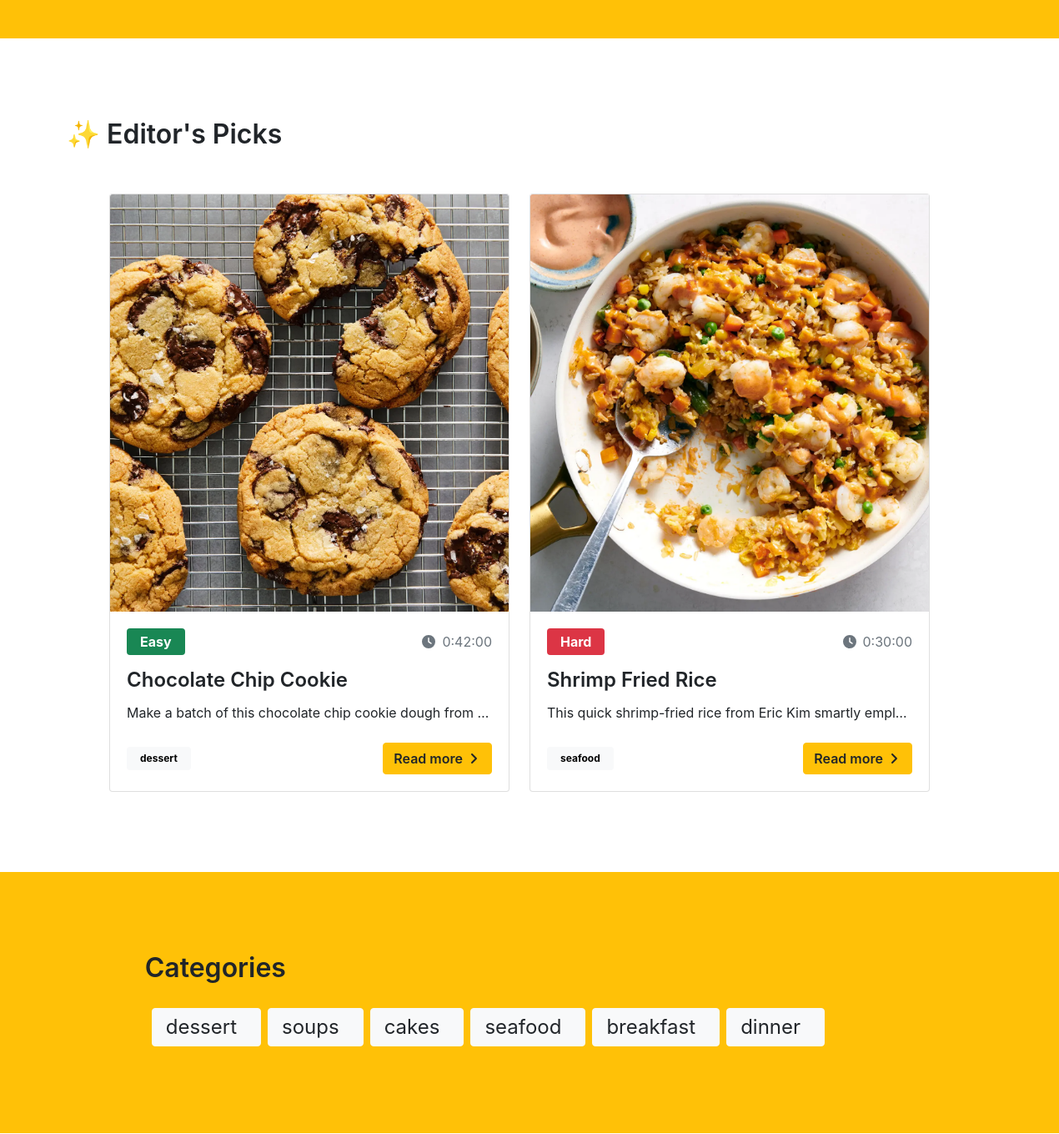
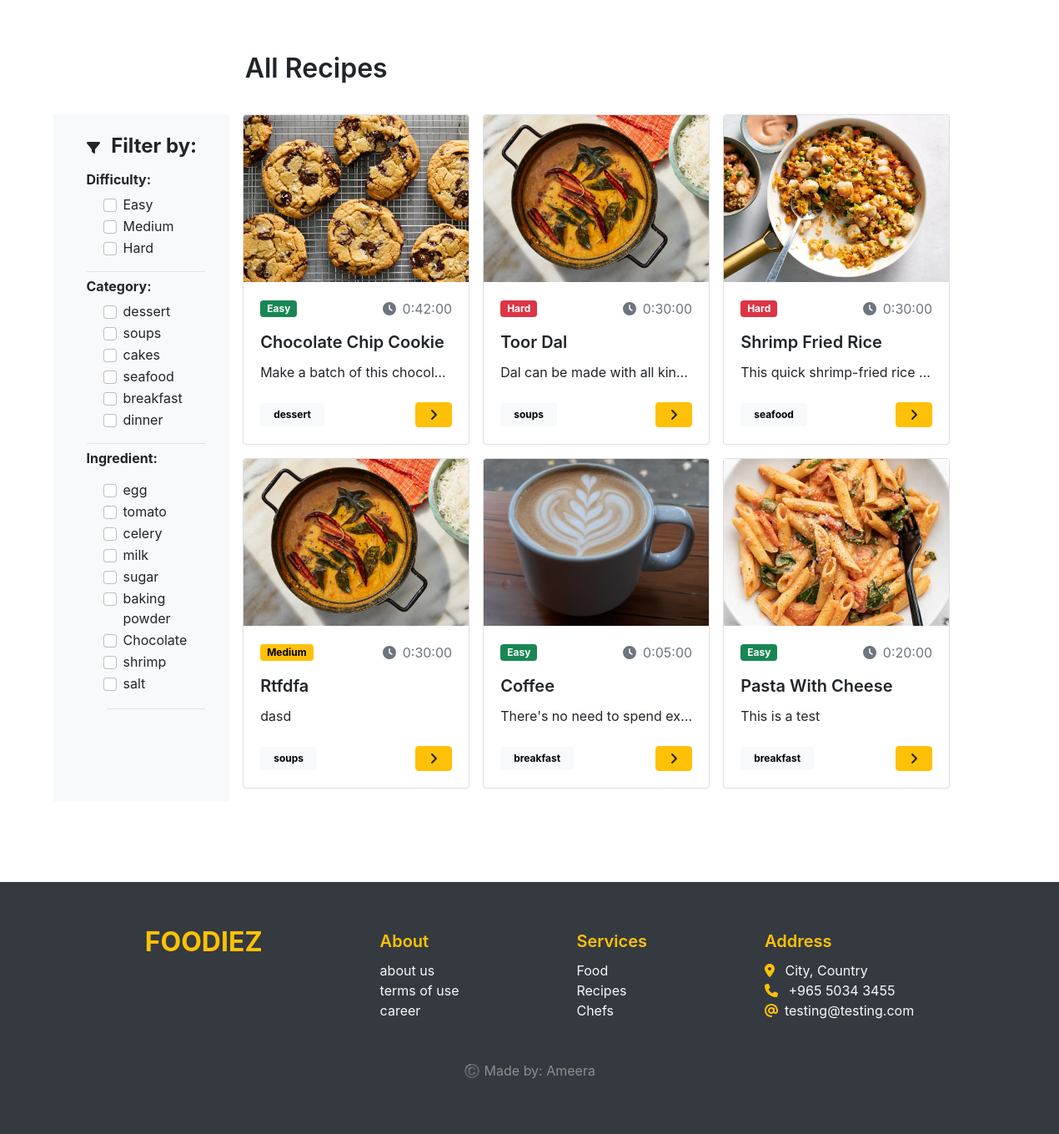
Before: / (lower part) with the older database file (2 pictures, top to bottom).
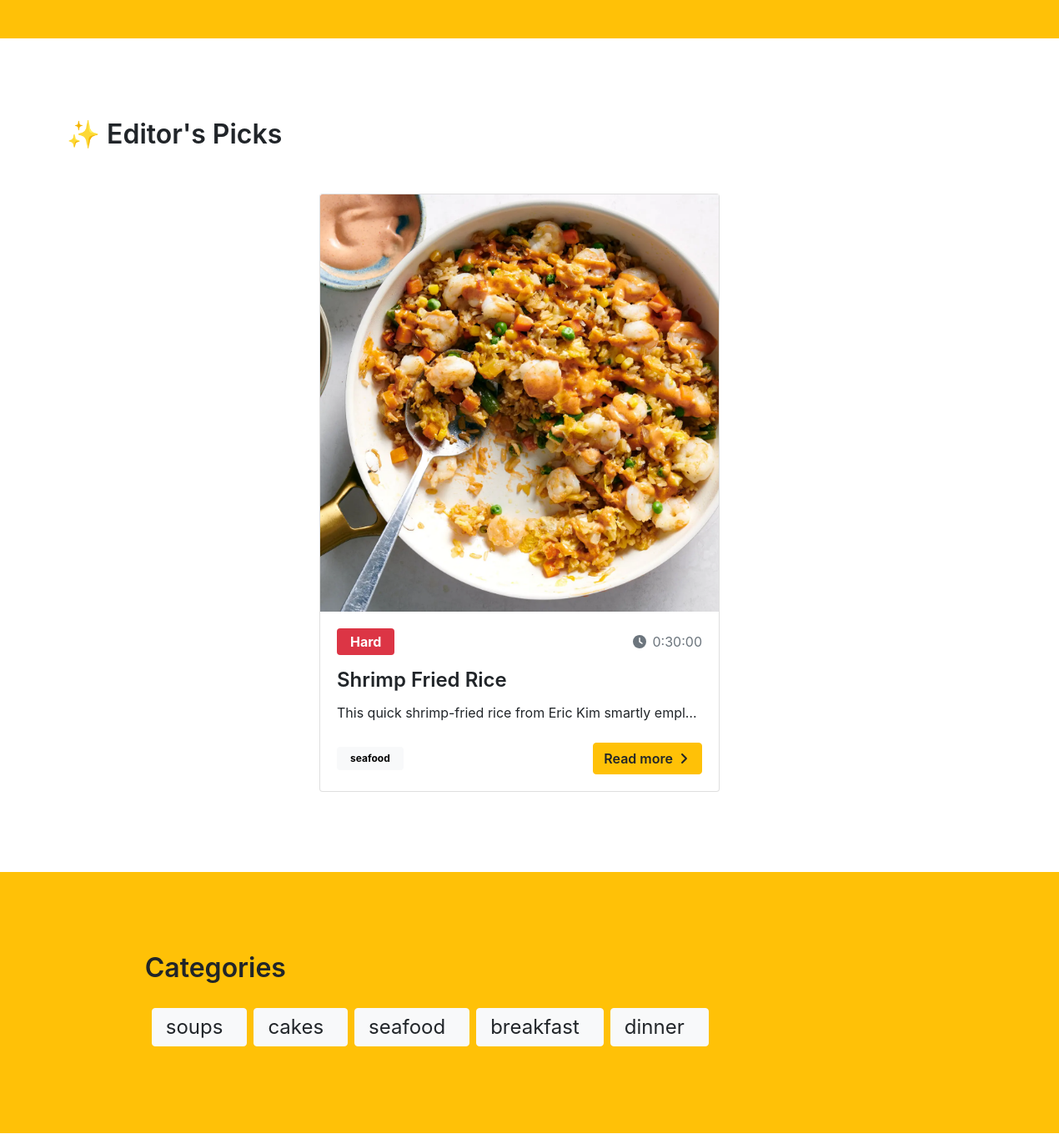
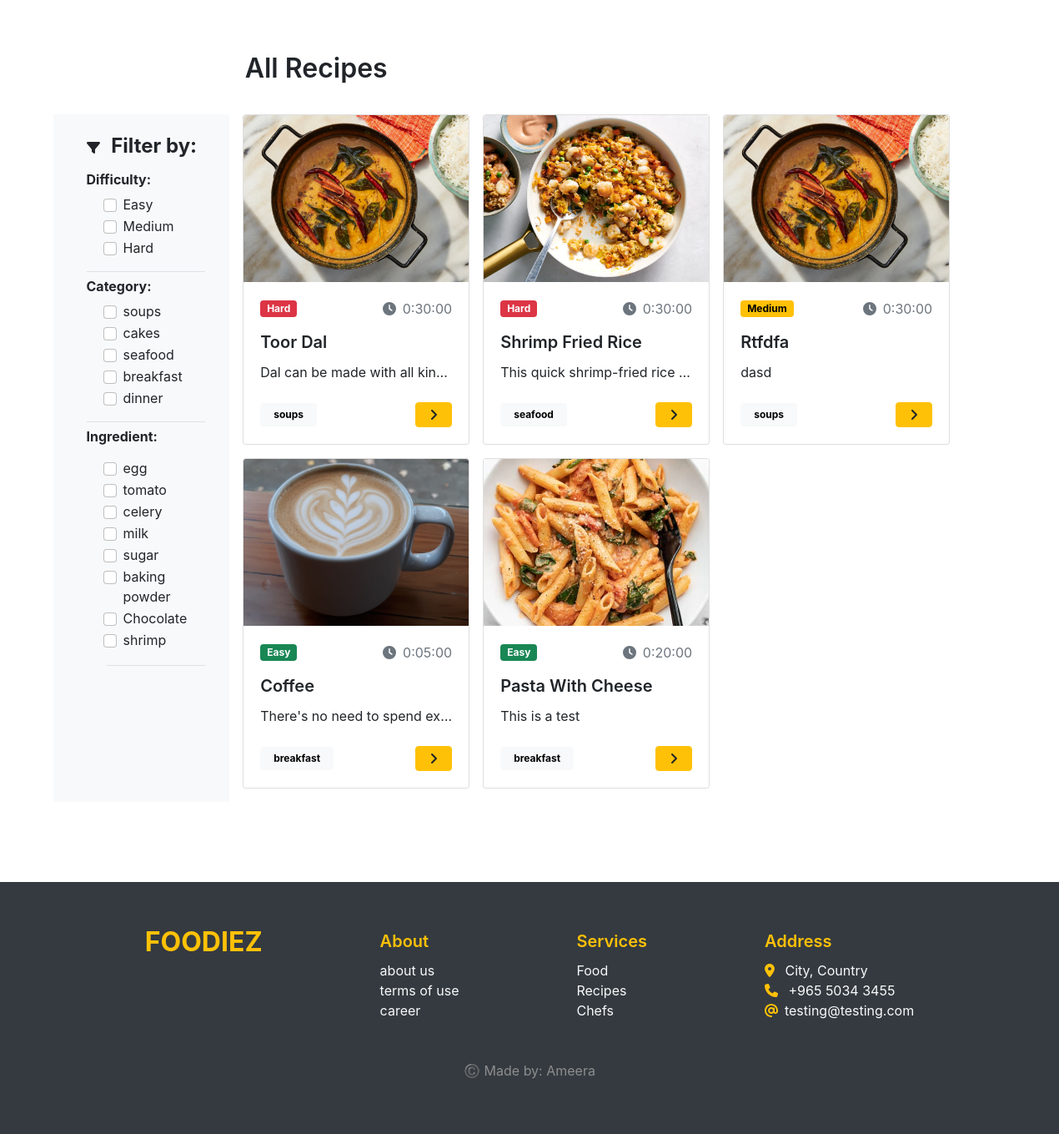
After: the same page with the newer database file (2 pictures, top to bottom).
### food/models.py (models this page shows, shortened)
class Recipe(models.Model):
    difficulty_choices = [
        ("Easy", "Easy"),
        ("Medium", "Medium"),
        ("Hard", "Hard"),
    ]
    created_by = models.ForeignKey(User, on_delete=models.CASCADE, related_name="created_by")
    name = models.CharField(max_length=200)
    difficulty = models.CharField(choices=difficulty_choices, max_length=15)
    duration = models.DurationField(default= timedelta(minutes=30))
    calories = models.FloatField(validators=[MinValueValidator(1), MaxValueValidator(10000)])
    serving = models.PositiveIntegerField(default=1)
    category = models.ForeignKey(Category, on_delete=models.CASCADE ,related_name="category")
    ingredients = models.ManyToManyField(Ingredient, related_name="ingredients")
    image = models.ImageField(upload_to="recipes/", default= "static/placeholder.png") # add a default image in static files
    description = models.TextField()
    directions = models.TextField()
    editor_pick = models.BooleanField(default=False)

class Category(models.Model):
    name = models.CharField(max_length=100, unique=True)
    def __str__(self) -> str:
        return self.name

class Ingredient(models.Model):
    name = models.CharField(max_length=100, unique=True)

### food/views.py (the view)
# urls.py: path("", views.home_view, name="home"),
def home_view(request):
    recipes = Recipe.objects.all()
    editors_pick = Recipe.objects.filter(editor_pick=True)
    categories = Category.objects.all()
    ingredients = Ingredient.objects.all()
    category_form = CategoryForm()
    ingredient_form = IngredientForm()
    context = {
        "recipes": recipes,
        "categories": categories,
        "category_form": category_form ,
        "editors_pick": editors_pick,
        "ingredient_form": ingredient_form,
        "ingredients": ingredients,
    }
    return render(request, "base.html", context)

### food/forms.py
class RegisterForm(forms.ModelForm):
    class Meta:
        model = User
        fields = ["username", "password"]
        widgets = {
            "password": forms.PasswordInput()
        }

class LoginForm(forms.Form):
    username = forms.CharField(required=True)
    password = forms.CharField(required=True, widget=forms.PasswordInput(),)

### food/context_processor.py (called while the page is built)
def processor(request):
    register_form = RegisterForm()
    login_form = LoginForm()
    return {'register_form': register_form, "login_form": login_form,}

### food/templates/base.html (shortened to what this page needs)
{% load bootstrap4 %}
{% bootstrap_css %}
{% load static %}
<!DOCTYPE html>
<html lang="en">
  <head>
    <link
      href="https://cdn.jsdelivr.net/npm/bootstrap@5.2.0/dist/css/bootstrap.min.css"
      rel="stylesheet"
    />
    <link rel="stylesheet" href="{% static 'css/styles.css' %}" />
  </head>
  <body>
            {% if request.user.is_authenticated %}
            <li class="nav-item fs-5 fw-semibold mx-auto">
              <a class="nav-link link-dark" href="{% url 'logout' %}">Logout</a>
            </li>
            {% else %}
            {% include 'snippets/login.html' %}
            {% include 'snippets/register.html' %} {% endif %}
    {% block content %}
    {% include 'pages/landing_page.html' %} {% endblock content %}
    <footer class="m-auto bg-dark pt-5 pb-5">
      <div class="container w-75 mb-5 d-flex justify-content-between">
        <a class="link-warning fs-2 fw-bold m-0" href="{% url 'home' %}"
          >FOODIEZ</a
        >
        <div class="d-flex flex-column">
          <p class="fs-5 fw-semibold mt-2 mb-2 text-warning">About</p>
          <a class="link-light" href="#">about us</a>
          <a class="link-light" href="#">terms of use</a>
          <a class="link-light" href="#">career</a>
        </div>
        <div class="d-flex flex-column">
          <p class="fs-5 fw-semibold mt-2 mb-2 text-warning">Services</p>
          <a class="link-light" href="#">Food</a>
          <a class="link-light" href="#">Recipes</a>
          <a class="link-light" href="#">Chefs</a>
        </div>
        <div class="d-flex flex-column text-light">
          <p class="fs-5 fw-semibold mt-2 mb-2 text-warning">Address</p>
          <p class="m-0">
            <i class="fa-solid fa-location-dot me-2 text-warning"></i> City,
            Country
          </p>
          <p class="m-0">
            <i class="fa-solid fa-phone me-2 text-warning"></i> +965 5034 3455
          </p>
          <p class="m-0">
            <i class="fa-solid fa-at me-2 text-warning"></i>testing@testing.com
          </p>
        </div>
      </div>
      <center class="mt-auto">
        <p class="footer-text fs-6">©️ Made by: Ameera</p>
      </center>
    </footer>
  </body>
</html>

### food/templates/pages/landing_page.html (shortened to what the changed rows need)
{% load static %}
{% load bootstrap4 %}
{% block content %}
<section class="pb-5">
  <div class="container-fluid w-100 pt-5 pb-5">
    <div class="container">
      <h2 class="fs-2 fw-semibold mb-5 mt-5 pb-1">✨ Editor's Picks</h2>
    </div>
    <div class="container-fluid d-flex justify-content-center flex-wrap">
      {% for recipe in editors_pick %}
      <div class="card me-4" style="width: 30rem; height: max-content">
        <center style="background-color: rgb(247, 247, 247)">
          <img
            src="{{ recipe.image.url }}"
            class="card-img-top w-100"
            alt="recipe image"
            style="object-fit: cover; height: 500px"
          />
        </center>
        <div class="card-body">
          <div class="d-flex justify-content-between align-items-center">
            {% if recipe.difficulty == "Easy" %}
            <p>
              <span class="badge text-bg-success fs-6 py-2 px-3"
                >{{ recipe.difficulty }}</span
              >
            </p>
            {% elif recipe.difficulty == "Medium" %}
            <p>
              <span class="badge text-bg-warning fs-6 py-2 px-3"
                >{{ recipe.difficulty }}</span
              >
            </p>
            {% elif recipe.difficulty == "Hard" %}
            <p>
              <span class="badge text-bg-danger fs-6 py-2 px-3"
                >{{ recipe.difficulty }}</span
              >
            </p>
            {% else %} null {% endif %}
            <p class="text-muted">
              <i class="fa-solid fa-clock me-2"></i>{{ recipe.duration }}
            </p>
          </div>
          <h5
            class="card-title fw-semibold fs-4"
            style="text-transform: capitalize"
          >
            {{ recipe.name }}
          </h5>
          <p
            class="card-text"
            style="
              line-height: 1.5em;
              height: 2em;
              overflow: hidden;
              white-space: nowrap;
              text-overflow: ellipsis;
              width: 100%;
            "
          >
            {{ recipe.description }}
          </p>
          <div class="d-flex justify-content-between align-items-center">
            <span class="badge text-bg-light px-3 py-2"
              >{{ recipe.category }}</span
            >
            <a
              href="{% url 'recipe-detail' recipe_id=recipe.id %}"
              class="btn btn-warning fw-semibold"
              >Read more <i class="fa-solid fa-angle-right mx-1"></i
            ></a>
          </div>
        </div>
      </div>
      {% endfor %}
    </div>
  </div>
</section>
<section class="bg-warning pb-5">
  <div class="container w-75 py-5">
    <h2 class="fs-2 fw-semibold mb-4 mt-5 pb-1">Categories</h2>
    <div class="d-flex flex-wrap ms-2 align-items-center">
      {% for cat in categories %}
      <div
        href="#"
        type="link"
        class="btn btn-light d-flex justify-content-between align-items-center py-1 ps-3 mb-2 me-2"
      >
        <p class="fs-4 me-3 my-0">{{ cat.name }}</p>
      </div>
      {% endfor %}
    </div>
  </div>
</section>
<section id="all-recipes" class="pb-5 mb-5 pt-3">
  <div
    class="container-fluid w-75 d-flex justify-content-between align-items-center mb-2"
  >
    <h2 class="fs-2 fw-semibold mb-4 mt-5 pb-1" style="margin-left: 13%">
      All Recipes
    </h2>
  </div>
  <div class="container-fluid" style="margin-left: 5%">
    <div class="row">
      <div class="col-md-2 p-0 m-0 bg-light">
        <div class="d-flex">
          <div class="p-4 ms-3" style="width: 15vw">
            <div class="ms-4">
              {% for category in categories %}
              <div class="form-check">
                <input
                  class="form-check-input"
                  type="checkbox"
                  data-filter="category"
                  value="{{category.name}}"
                />
                <label class="form-check-label" for="{{category.name}}">
                  {{category.name}}
                </label>
              </div>
              {% empty %}
              <p>There's nothing to see here</p>
              {% endfor %}
            </div>
            <div class="ms-4 pb-3 border-bottom">
              {% for ingredient in ingredients %}
              <div class="form-check">
                <input
                  class="form-check-input"
                  type="checkbox"
                  data-filter="ingredient"
                  value="{{ingredient.name}}"
                />
                <label class="form-check-label" for="{{ingredient.name}}">
                  {{ingredient.name}}
                </label>
              </div>
              {% empty %}
              <p>There's nothing to see here</p>
              {% endfor %}
            </div>
          </div>
        </div>
      </div>
      <div class="col-md-10 p-0 m-0">
        {% include 'snippets/recipes_list.html' %}
      </div>
    </div>
  </div>
</section>
{% endblock content %}

### food/templates/snippets/recipes_list.html (shortened to what this page needs)
{% load bootstrap4 %}
<div class=" d-flex flex-wrap ms-3" id="filter-recipes">
    {% for recipe in recipes %}
    <div class="card me-3 mb-3" style="width: 17rem; height: max-content;">
        <center style="background-color: rgb(247, 247, 247);">
            <img src="{{ recipe.image.url }}" class="card-img-top w-100" alt="recipe image"
                style="object-fit: cover; height: 200px;">
        </center>
        <div class="card-body">
            <div class="d-flex justify-content-between align-items-center">
                {% if recipe.difficulty == "Easy" %}
                <p><span class="badge text-bg-success py-1 px-2">{{ recipe.difficulty }}</span></p>
                {% elif recipe.difficulty == "Medium" %}
                <p><span class="badge text-bg-warning py-1 px-2">{{ recipe.difficulty }}</span></p>
                {% elif recipe.difficulty == "Hard" %}
                <p><span class="badge text-bg-danger py-1 px-2">{{ recipe.difficulty }}</span></p>
                {% else %}
                null
                {% endif %}
                <p class="text-muted"><i class="fa-solid fa-clock me-2"></i>{{ recipe.duration }}</p>
            </div>
            <h5 class="card-title fw-semibold fs-5" style="text-transform: capitalize;">{{ recipe.name }}</h5>
            <p class="card-text fs-6" style="
                line-height: 1.5em;
                height: 2em;
                overflow: hidden;
                white-space: nowrap;
                text-overflow: ellipsis;
                width: 100%;">
                {{ recipe.description }}
            </p>
            <div class="d-flex justify-content-between align-items-center">
                <span class="badge text-bg-light px-3 py-2">{{ recipe.category }}</span>
                <a href="{% url 'recipe-detail' recipe_id=recipe.id %}" class="btn btn-warning fw-semibold"><i
                        class="fa-solid fa-angle-right mx-1"></i></a>
            </div>
        </div>
    </div>
    {% endfor %}
</div>

Changed rows visible on the page:
removed Recipe: image (picture), difficulty "Easy", duration "0:42:00", name "Chocolate Chip Cookie", description "Make a batch of this chocolate chip cookie dough from…", category "dessert", description "Make a batch of this chocol…"
removed Category: name "dessert"
removed Ingredient: name "salt"
